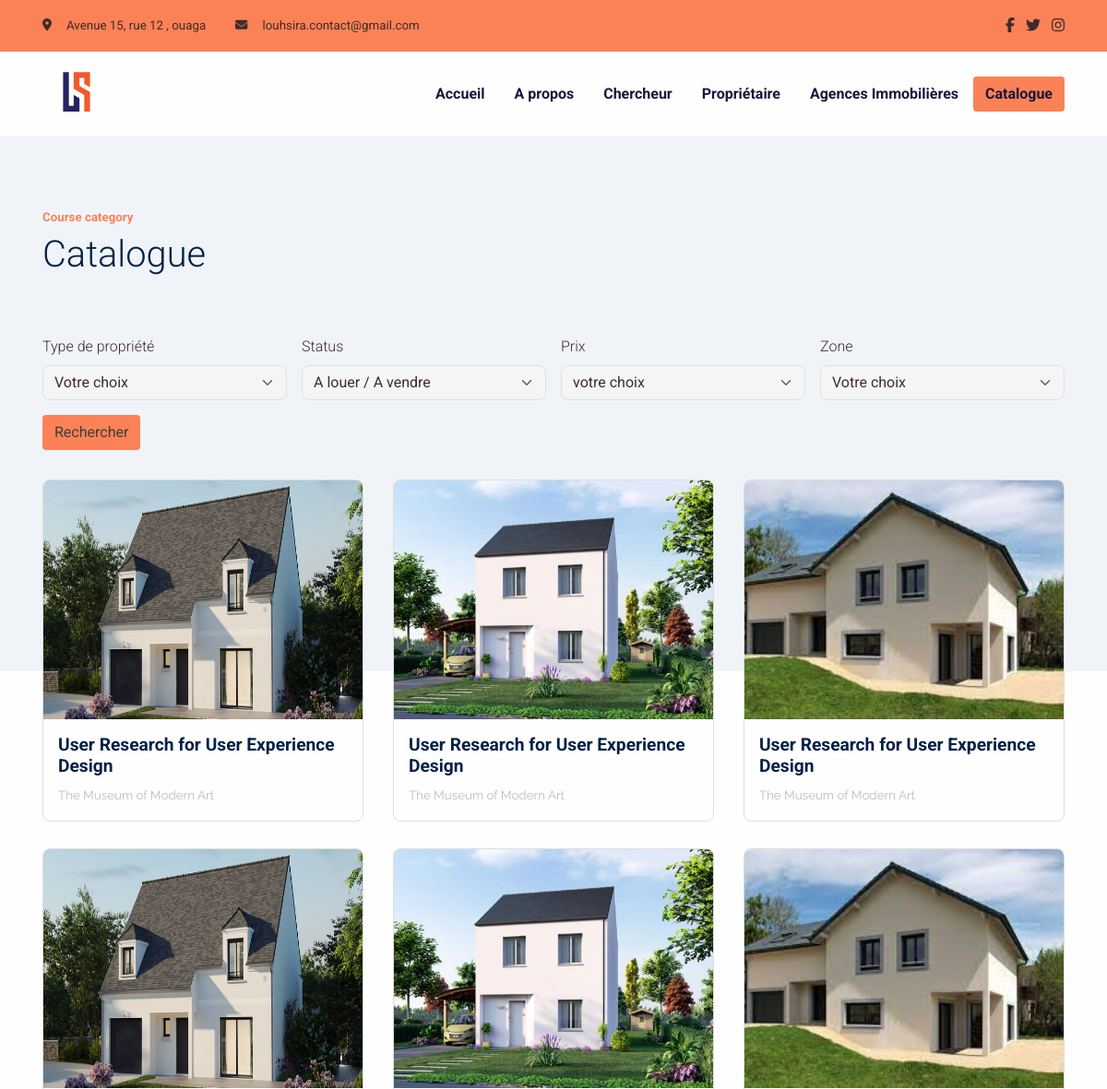
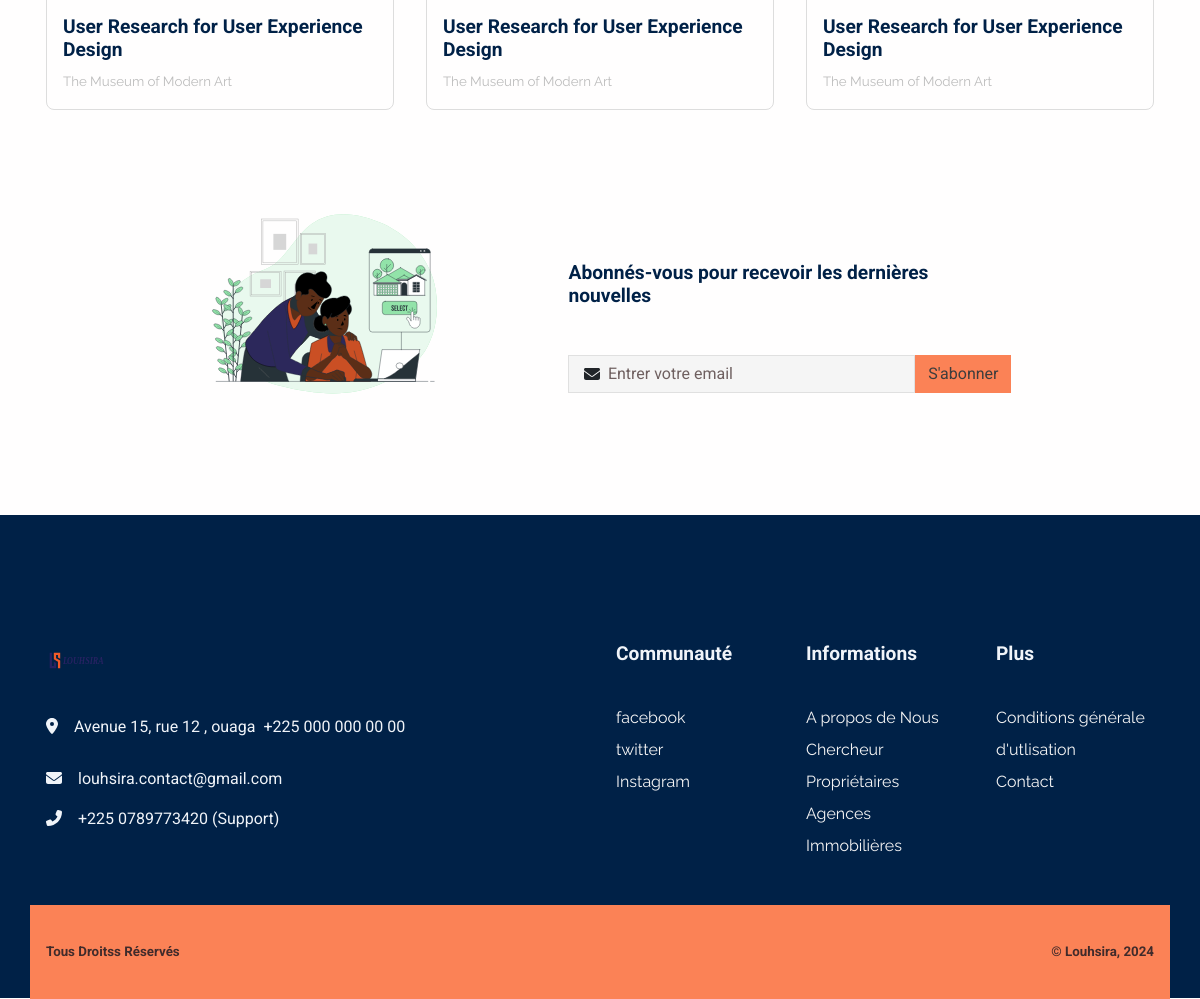
Page /catalogue on the committed database (2 pictures, top to bottom).
### app/models.py (models this page shows, shortened)
class Convention(models.Model):
    created_at = models.DateTimeField(auto_now=False, auto_now_add=True)
    update_at = models.DateTimeField(auto_now=True, auto_now_add=False)
    publish = models.BooleanField(default=False)
    class Meta:
        abstract = True

class Social(Convention):
    name = models.CharField(max_length=150, blank=True, null=True)
    icon = models.CharField(max_length=150, blank=True, null=True)
    link = models.URLField(max_length = 200)
    class Meta:
        verbose_name = "Réseaux Social"
        verbose_name_plural = "Réseaux Sociaux"

class configuration(Convention):
    name = models.CharField(max_length = 150, blank=True, null=True)
    vendor_title = models.CharField(max_length = 150, blank=True, null=True)
    location_title = models.CharField(max_length = 150, blank=True, null=True)
    about_title = models.CharField(max_length = 150, blank=True, null=True)
    why_choose_title = models.CharField(max_length = 150, blank=True, null=True)
    newsletter_title = models.CharField(max_length = 150, blank=True, null=True)
    newsletter_text = models.TextField()
    newsletter_picture = models.FileField(upload_to=LOGO_SITE_PATH, max_length = 100)
    copy_right = models.CharField(max_length = 150, blank=True, null=True)
    logo = models.FileField(upload_to=LOGO_SITE_PATH , max_length = 100, blank=True, null=True)
    logo2 = models.FileField(upload_to=LOGO_SITE_PATH , max_length = 100, blank=True, null=True)
    class Meta:
        verbose_name = "Configuration du site"
        verbose_name_plural = "Configuration du site"

class Propriete(Convention):
    title = models.CharField(max_length = 150)
    description = models.TextField()
    author = models.CharField(max_length = 150)
    validators_date = models.DateTimeField(auto_now=False, auto_now_add=False)
    picture = models.FileField(upload_to=LOCATION_PATH, max_length = 100)
    location_or_vendor = models.CharField(choices=TYPE_HOUSE, max_length = 150)
    class Meta:
        verbose_name = "Location"
        verbose_name_plural = "Locations"

### app/views.py (the view)
# urls.py: path('catalogue', catalogue, name="catalogue"),
def catalogue(request):
    get_socials = get_social({'publish':True})
    get_configs = get_config({'publish':True})
    get_some_vendors = get_some_vendor({'publish':True,'location_or_vendor': 'vente'})
    template_name = "layout/catalogue.html"
    context = {
        'page': "LOUSHIRA | Catalogue",
        'get_socials': get_socials,
        'get_configs': get_configs,
        'get_some_vendors': get_some_vendors,
    }
    return render(request, template_name, context)

### app/functions.py (called while the page is built)
def get_some_vendor(data=dict()):
    return Propriete.objects.filter(**data).order_by('created_at')[:6]

def get_config(data=dict()):
    return configuration.objects.filter(**data).first()

def get_social(data=dict()):
    return Social.objects.filter(**data)

### templates/app/layout/catalogue.html (shortened to what this page needs)
{% extends "base/base.html" %}
{% load static %}
{% block content %}
      <section class="pb-11 pt-7 bg-600">
        <div class="container">
          <div class="row">
            <div class="col-12">
              <h6 class="font-sans-serif text-primary fw-bold">Course category</h6>
              <h1 class="mb-6">Catalogue</h1>
              <form class="row g-3">
                <div class="col-sm-6 col-md-3">
                  <label class="form-label" for="inputCategories">Type de propriété</label>
                  <select class="form-select" id="inputCategories">
                    <option selected="selected">Votre choix</option>
                  </select>
                </div>
                <div class="col-sm-6 col-md-3">
                  <label class="form-label" for="inputLevel">Status</label>
                  <select class="form-select" id="inputLevel">
                    <option selected="selected">A louer / A vendre</option>
                  </select>
                </div>
                <div class="col-sm-6 col-md-3">
                  <label class="form-label" for="inputLanguage">Prix</label>
                  <select class="form-select" id="inputLanguage">
                    <option selected="selected">votre choix</option>
                  </select>
                </div>
                <div class="col-sm-6 col-md-3">
                  <label class="form-label" for="inputInstructor">Zone</label>
                  <select class="form-select" id="inputInstructor">
                    <option selected="selected">Votre choix </option>
                  </select>
                </div>
                <div class="col-auto z-index-2">
                  <button class="btn btn-primary" type="submit">Rechercher</button>
                </div>
              </form>
            </div>
          </div>
        </div>
      </section>
      <section class="pb-0" style="margin-top:-17rem">
        <div class="container">
          <div class="row">
            {% for house in get_some_vendors %}
                <div class="col col-md-4 col-sm-6 col-xs-6 mb-4">
                <div class="card h-100"><img class="card-img-top h-75 w-100" src="{{house.picture.url}}" alt="courses" />
                    <div class="card-body">
                    <h5 class="font-sans-serif fw-bold fs-md-0 fs-lg-1">User Research for User Experience Design</h5><a class="text-muted fs--1 stretched-link text-decoration-none" href="{% url 'home-detail' %}">The Museum of Modern Art</a>
                    </div>
                </div>
                </div>
            {% endfor %}
            {% for house in get_some_vendors %}
                <div class="col col-md-4 col-sm-6 col-xs-6 mb-4">
                <div class="card h-100"><img class="card-img-top h-75 w-100" src="{{house.picture.url}}" alt="courses" />
                    <div class="card-body">
                    <h5 class="font-sans-serif fw-bold fs-md-0 fs-lg-1">User Research for User Experience Design</h5><a class="text-muted fs--1 stretched-link text-decoration-none" href="{% url 'home-detail' %}">The Museum of Modern Art</a>
                    </div>
                </div>
                </div>
            {% endfor %}
          </div>
        </div>
      </section>
{% include "includes/_email_sub.html" %}
{% endblock %}

### templates/app/base/base.html (shortened to what this page needs)
{% load static %}
<!DOCTYPE html>
<html lang="en-US" dir="ltr">
  <head>
    <link href="{% static 'app/assets/css/select2-bootstrap-5-theme.min.css' %}" rel="stylesheet" />
    <link href="{% static 'app/assets/css/theme.css' %}" rel="stylesheet" />
    <link href="{% static 'app/assets/css/style.css' %}" rel="stylesheet" />
    <link href="{% static 'app/assets/css/slick.css' %}" rel="stylesheet" />
    <link href="{% static 'app/assets/css/slick-theme.css' %}" rel="stylesheet" />
    <link href="https://cdn.jsdelivr.net/npm/select2@4.1.0-rc.0/dist/css/select2.min.css" rel="stylesheet" />
  </head>
  <body>
    <main class="main" id="top">
      <section class="bg-primary py-2 d-none d-sm-block">
        <div class="container">
          <div class="row align-items-center">
            <div class="col-auto d-none d-lg-block">
              <p class="my-2 fs--1"><i class="fas fa-map-marker-alt me-3"></i><span>Avenue 15, rue 12 , ouaga </span></p>
            </div>
            <div class="col-auto ms-md-auto order-md-2 d-none d-sm-block">
              <ul class="list-unstyled list-inline my-2">
                {% for social in get_socials %}
                  <li class="list-inline-item"><a class="text-decoration-none" href="{{social.link}}"><i class="{{social.icon}} text-900"></i></a></li>
                {% endfor %}
              </ul>
            </div>
            <div class="col-auto">
              <p class="my-2 fs--1"><i class="fas fa-envelope me-3"></i><a class="text-900" href="mailto:loushira.contact@gmail.com">louhsira.contact@gmail.com </a></p>
            </div>
          </div>
        </div>
      </section>
      <nav class="navbar navbar-expand-lg navbar-light sticky-top py-3 d-block" data-navbar-on-scroll="data-navbar-on-scroll">
        <div class="container"><a class="navbar-brand" href="{% url 'welcome' %}"><img src="{{get_configs.logo.url}}" height="60" alt="logo" /></a>
          <div class="collapse navbar-collapse border-top border-lg-0 mt-4 mt-lg-0" id="navbarSupportedContent">
            <ul class="navbar-nav ms-auto pt-2 pt-lg-0 font-base">
              <li class="nav-item px-2"><a class="nav-link active fw-bold" style="color:#18163d" aria-current="page" href="{% url 'welcome' %}">Accueil</a></li>
              <li class="nav-item px-2"><a class="nav-link fw-bold" style="color:#18163d" aria-current="page" href="{% url 'about' %}">A propos</a></li>
              <li class="nav-item px-2"><a class="nav-link fw-bold" style="color:#18163d" aria-current="page" href="{% url 'home-searcher' %}">Chercheur</a></li>
              <li class="nav-item px-2"><a class="nav-link fw-bold" style="color:#18163d" aria-current="page" href="{% url 'owner-page' %}">Propriétaire</a></li>
              <li class="nav-item px-2"><a class="nav-link fw-bold" style="color:#18163d" aria-current="page" href="{% url 'agence' %}">Agences Immobilières</a></li>
            </ul><a class="btn btn-primary order-1 order-lg-0 fw-bold" style="color:#18163d" href="{% url 'catalogue' %}">Catalogue</a>
          </div>
        </div>
      </nav>
    {% block content %}
    {% endblock content %}
      <section class="bg-secondary" style=" padding-top: 7.5rem;padding-bottom: 7.5rem">
        <div class="container">
          <div class="row">
            <div class="col-12 col-sm-12 col-lg-6 mb-4 order-0 order-sm-0"><a class="text-decoration-none" href="#"><img src="{{get_configs.logo2.url}}" height="51" alt="" /></a>
              <p class="text-light my-4"> <i class="fas fa-map-marker-alt me-3"></i><span class="text-light">Avenue 15, rue 12 , ouaga  &nbsp;</span><a class="text-light" href="tel:+604-680-9785">+225 000 000 00 00</a><br /></p>
              <p class="text-light"> <i class="fas fa-envelope me-3"> </i><a class="text-light" href="mailto:loushira.contact@gmail.com">louhsira.contact@gmail.com</a></p>
              <p class="text-light"> <i class="fas fa-phone-alt me-3"></i><a class="text-light" href="tel:+225 0789773420">+225 0789773420 (Support)</a></p>
            </div>
            <div class="col-6 col-sm-4 col-lg-2 mb-3 order-2 order-sm-1">
              <h5 class="lh-lg fw-bold mb-4 text-light font-sans-serif">Communauté </h5>
              <ul class="list-unstyled mb-md-4 mb-lg-0">
                {% for socials in get_socials %}
                  <li class="lh-lg"><a class="text-200" href="{{socials.link}}">{{socials.name}}</a></li>
                {% endfor %}
              </ul>
            </div>
            <div class="col-6 col-sm-4 col-lg-2 mb-3 order-3 order-sm-2">
              <h5 class="lh-lg fw-bold text-light mb-4 font-sans-serif">Informations</h5>
              <ul class="list-unstyled mb-md-4 mb-lg-0">
                <li class="lh-lg"><a class="text-200" href="#!">A propos de Nous</a></li>
                <li class="lh-lg"><a class="text-200" href="{% url 'home-searcher' %}">Chercheur</a></li>
                <li class="lh-lg"><a class="text-200" role="button" data-bs-toggle="modal" data-bs-target="#staticBackdrop">Propriétaires</a></li>
                <li class="lh-lg"><a class="text-200" href="#!">Agences Immobilières</a></li>
              </ul>
            </div>
            <div class="col-6 col-sm-4 col-lg-2 mb-3 order-3 order-sm-2">
              <h5 class="lh-lg fw-bold text-light mb-4 font-sans-serif"> Plus</h5>
              <ul class="list-unstyled mb-md-4 mb-lg-0">
                <li class="lh-lg"><a class="text-200" href="{% url 'condition-generale-utilisation' %}">Conditions générale d'utlisation</a></li>
                <li class="lh-lg"><a class="text-200" href="#!">Contact</a></li>
              </ul>
            </div>
          </div>
        </div>
      </section>
      <section class="py-0" style="margin-top: -5.8rem;">
        <div class="container bg-primary">
          <div class="row justify-content-md-between justify-content-evenly py-4">
            <div class="col-12 col-sm-8 col-md-6 col-lg-auto text-center text-md-start">
              <p class="fs--1 my-2 fw-bold">{{get_configs.copy_right}}</p>
            </div>
            <div class="col-12 col-sm-8 col-md-6">
              <p class="fs--1 my-2 text-center text-md-end fw-bold">
                © Louhsira, 2024
              </p>
            </div>
          </div>
        </div>
      </section>
    </main>
    <link href="{% static 'app/assets/css/multiple.css' %}" rel="stylesheet" />
  </body>
</html>

### templates/app/includes/_email_sub.html (shortened to what this page needs)
<section>
  <div id="news_letter" class="container">
    <div class="row align-items-center d-flex justify-content-center">
      <div class="col-md-6 col-lg-4 mb-5"><img src="{{get_configs.newsletter_picture.url}}" width="280" alt="cta" /></div>
      <div class="col-md-6 col-lg-5">
        <h5 class="text-secondary font-sans-serif fw-bold">{{get_configs.newsletter_text}}</h5>
        <form class="row g-0 align-items-center">
          <div class="col">
            <div class="input-group-icon">
              <input class="form-control form-little-squirrel-control" type="email" placeholder="Entrer votre email " aria-label="email" v-model="email" /><i class="fas fa-envelope input-box-icon"></i>
            </div>
          </div>
          <div class="col-auto">
            <button class="btn btn-primary rounded-0" type="submit" @click.prevent="sendNewLettrData()">S'abonner</button>
          </div>
        </form>
      </div>
    </div>
  </div>
</section>

### static/app/assets/css/style.css (style rules this page uses)
p { font-family: "Roboto"; }

### templates/app/base/base.html (style rules this page uses)
html, body { margin: 0; padding: 0; }
* { box-sizing: border-box; }

### rows in the picture
Social: name "facebook"
Social: name "twitter"
Social: name "Instagram"
configuration: logo (picture), newsletter_picture (picture), newsletter_text "Abonnés-vous pour recevoir les dernières nouvelles", logo2 (picture), copy_right "Tous Droitss Réservés"
Propriete: picture (picture)
Propriete: picture (picture)
Propriete: picture (picture)
